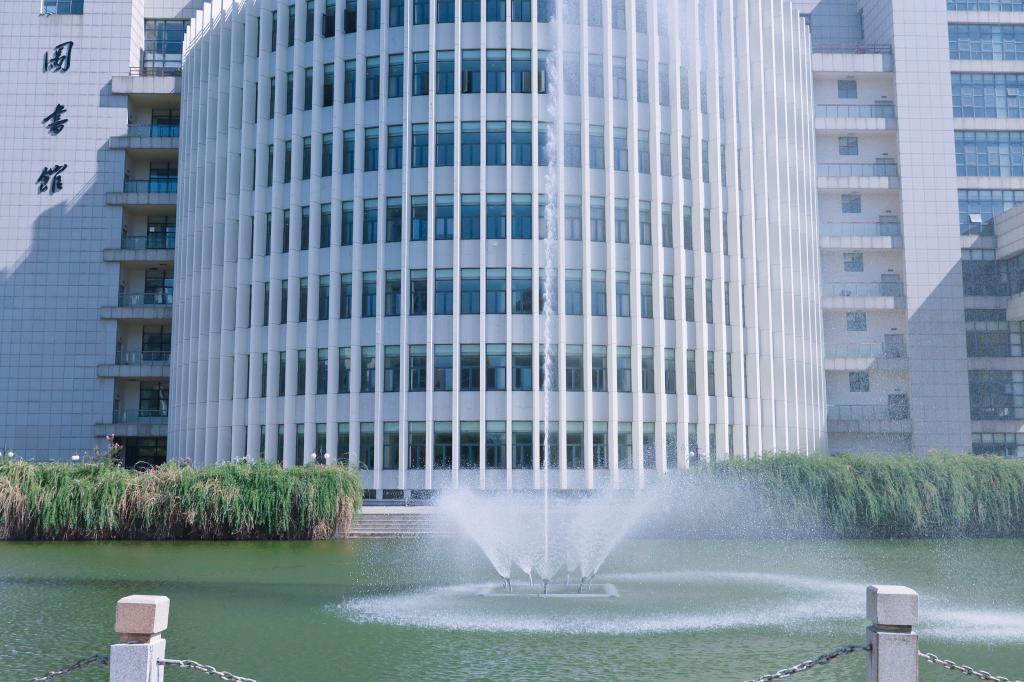
#> input picture img/imgae1.jpg, 1024 x 682 px
$ python main.py
#> lines starting #> are read from the running program, lines starting #| are printed output that depends on the picture
import cv2 as cv
import numpy as np
import matplotlib.pyplot as plt

# 读取输入图像
img = cv.imread('../img/imgae1.jpg')
#> img is the input picture: shape (682, 1024, 3); mean B, G, R 165.8, 148.7, 130.7
img_rgb = cv.cvtColor(img, cv.COLOR_BGR2RGB)  # 转换为RGB格式

# ----------------------- RGB空间操作 -----------------------
# 均值滤波
mean_filter_rgb = cv.blur(img_rgb, (5, 5))

# 拉普拉斯变换
# 先均值滤波，再拉普拉斯变换
laplacian_rgb = cv.Laplacian(mean_filter_rgb, cv.CV_64F)
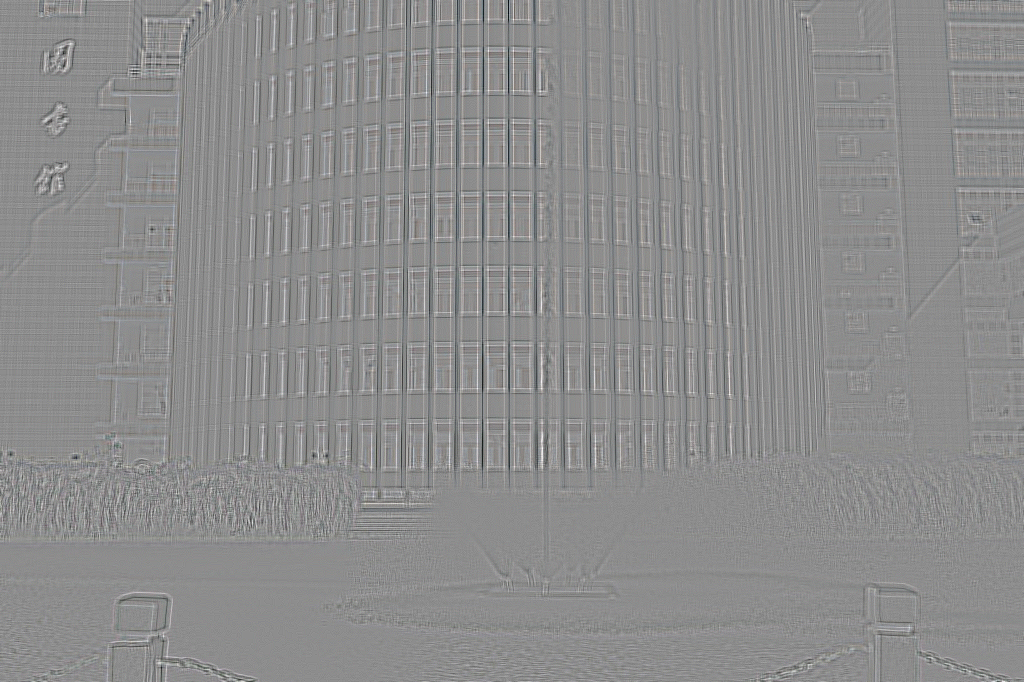
#> laplacian_rgb: shape (682, 1024, 3) float64; mean R, G, B 0, 0, 0; drawn with min black and max white

# # ----------------------- HSI空间操作 -----------------------
# 将图像从RGB转换为HSV（HSV是HSI的近似替代）
img_hsv = cv.cvtColor(img_rgb, cv.COLOR_RGB2HSV)
#> img_hsv: shape (682, 1024, 3); mean H, S, V 102.4, 62.7, 168

# 对强度分量进行均值滤波
H, S, V = cv.split(img_hsv)
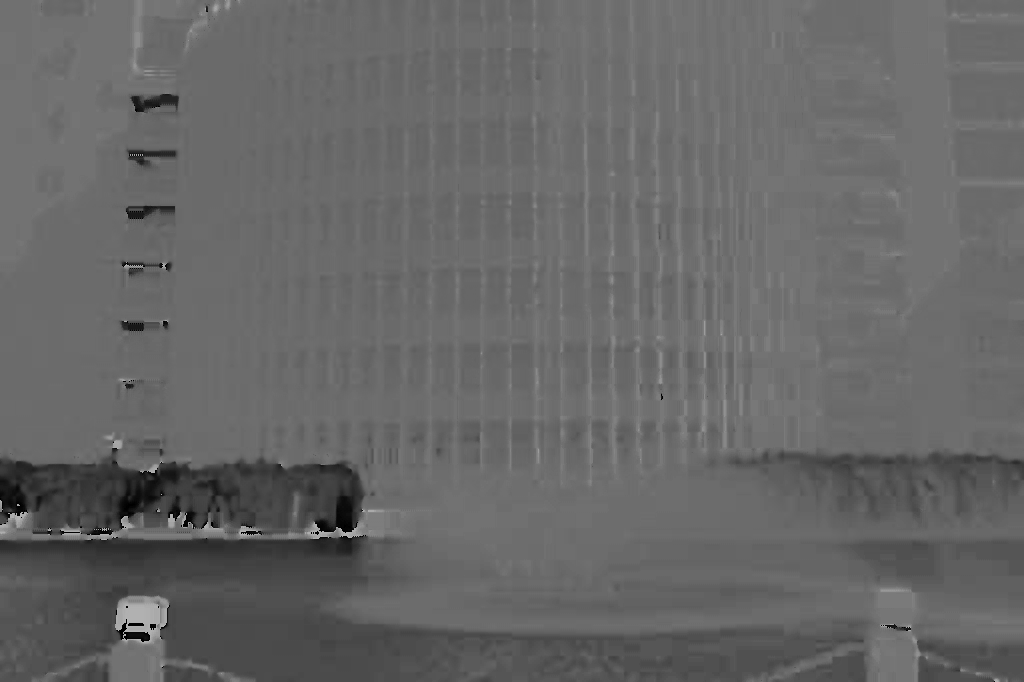
#> H: shape (682, 1024); min 0, max 179, mean 102.4
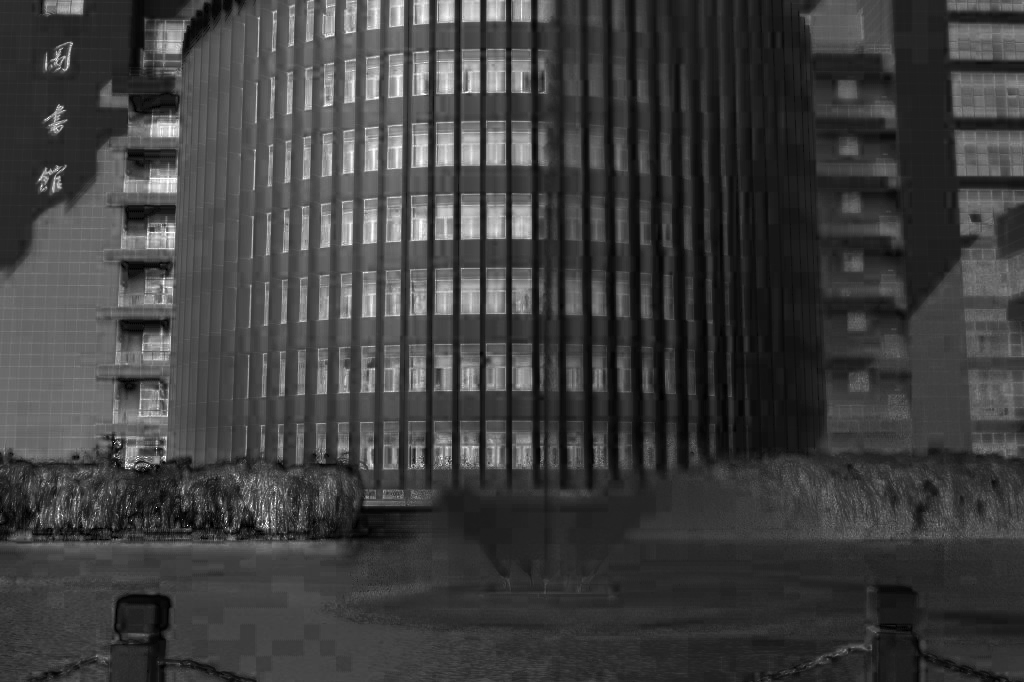
#> S: shape (682, 1024); min 0, max 255, mean 62.7
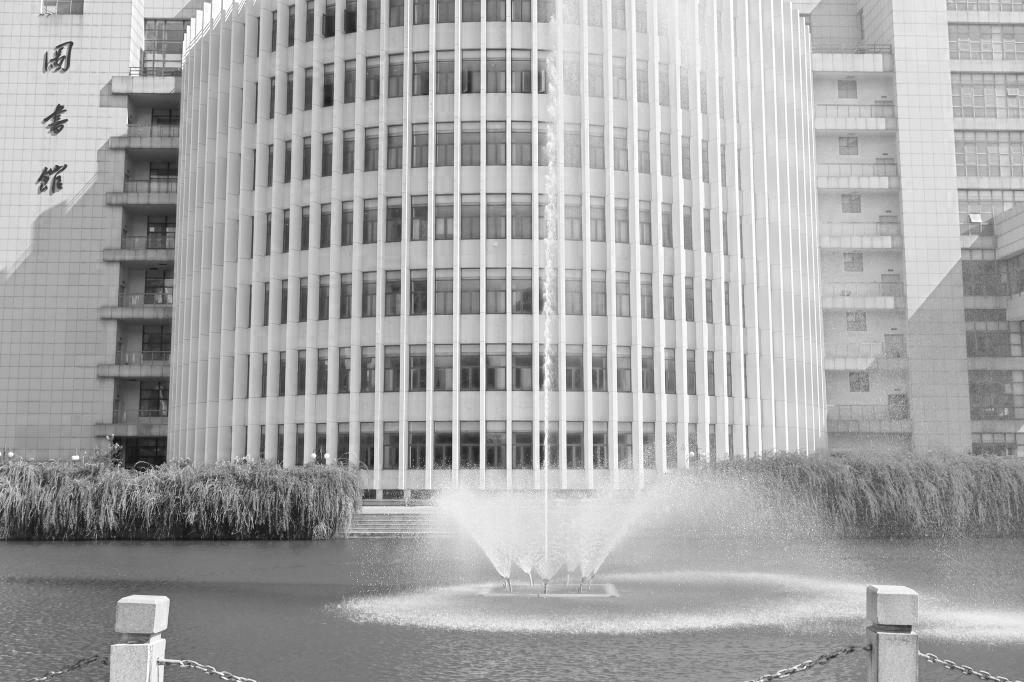
#> V: shape (682, 1024); min 1, max 255, mean 168

# # 将 H 和 S 转换为 float64 类型
# H = H.astype(np.float64)
# S = S.astype(np.float64)

mean_filter_V = cv.blur(V, (5, 5))

# 对均值滤波后的强度分量进行拉普拉斯变换
laplacian_V = cv.Laplacian(mean_filter_V, cv.CV_8U)
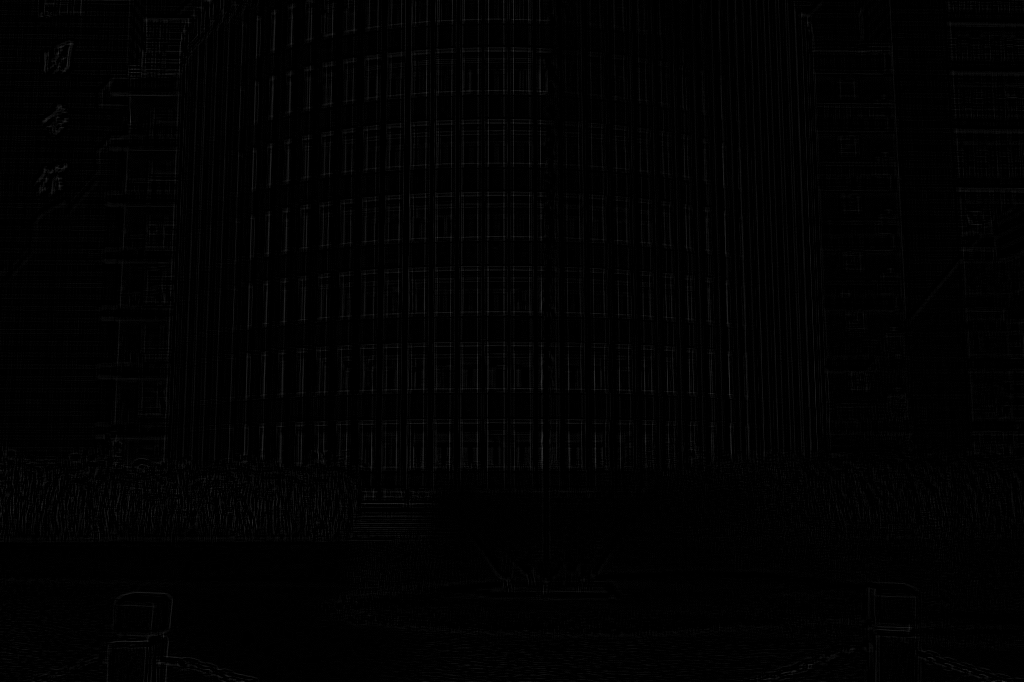
#> laplacian_V: shape (682, 1024); min 0, max 50, mean 1.7

# [8 lines of commented-out code are left out]
img_hsv_filtered = cv.merge([H, S, laplacian_V])
#> img_hsv_filtered: shape (682, 1024, 3); mean H, S, V 102.4, 62.7, 1.7

# 将处理后的图像从HSV转换回RGB
img_hsi_filtered = cv.cvtColor(img_hsv_filtered, cv.COLOR_HSV2RGB)

# ----------------------- 结果对比 -----------------------
# 显示原始图像、RGB处理结果和HSI处理结果
plt.figure(figsize=(12, 6))

plt.subplot(1, 3, 1)
plt.imshow(img_rgb)
plt.title('Original RGB Image')

plt.subplot(1, 3, 2)
plt.imshow(laplacian_rgb)
plt.title('Blur and Laplacian in RGB Space')

plt.subplot(1, 3, 3)
plt.imshow(img_hsi_filtered)
plt.title('Blur and Laplacian in HSI Space')

plt.savefig("../result/F/result.jpg")
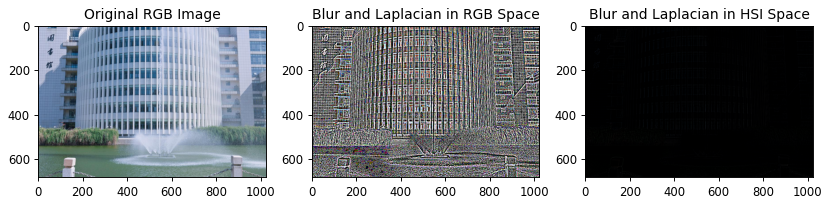
#> figure drawn by matplotlib, 3 panels
plt.show()

$ run again, with img/face1.jpg copied over img/imgae1.jpg
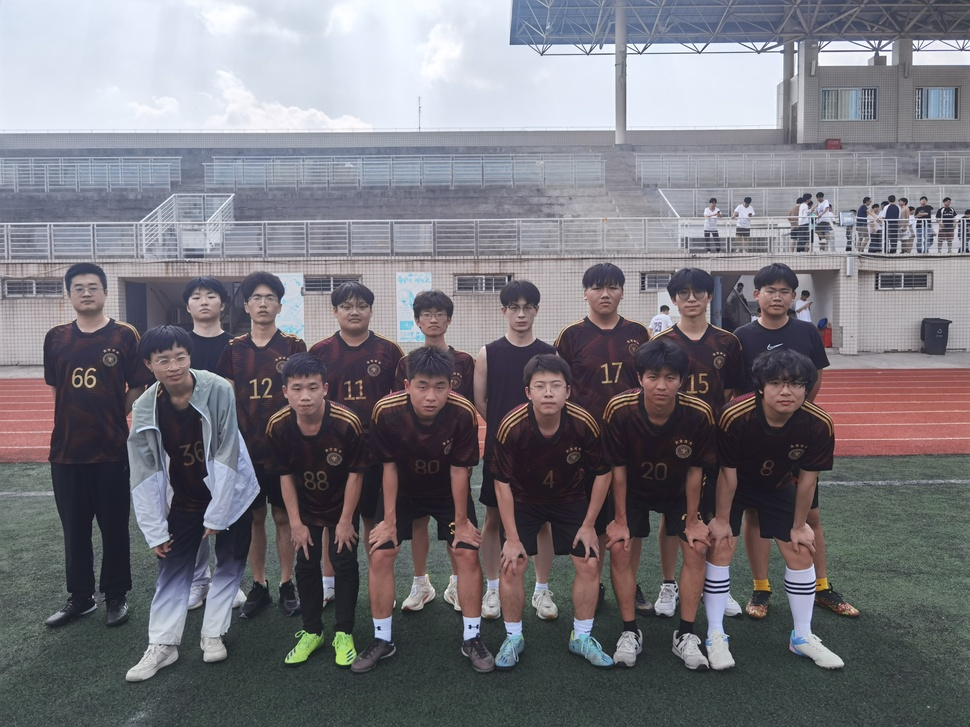
#> input picture img/face1.jpg, 970 x 727 px, shrunk from 4096 x 3072 before the run
#> img is the input picture: shape (727, 970, 3); mean B, G, R 123.2, 117.1, 118.8
#> img_hsv: shape (727, 970, 3); mean H, S, V 102.4, 39.5, 129.4
#> `H, S, V = cv.split(img_hsv)`:
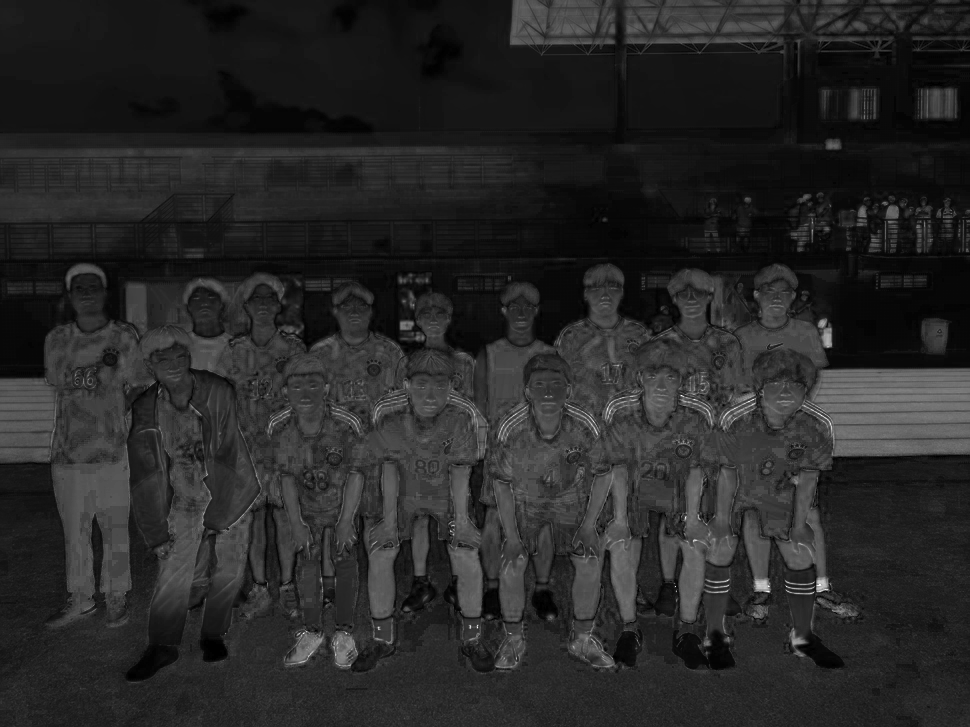
#> S: shape (727, 970); min 0, max 255, mean 39.5
#> img_hsv_filtered: shape (727, 970, 3); mean H, S, V 102.4, 39.5, 1.6
#> `plt.savefig("../result/F/result.jpg")`:
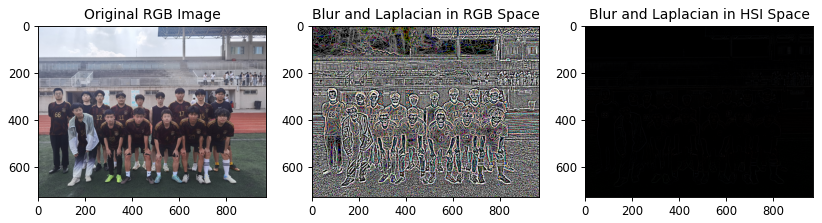
#> figure drawn by matplotlib, 3 panels

$ run again, with img/1.png saved as img/imgae1.jpg
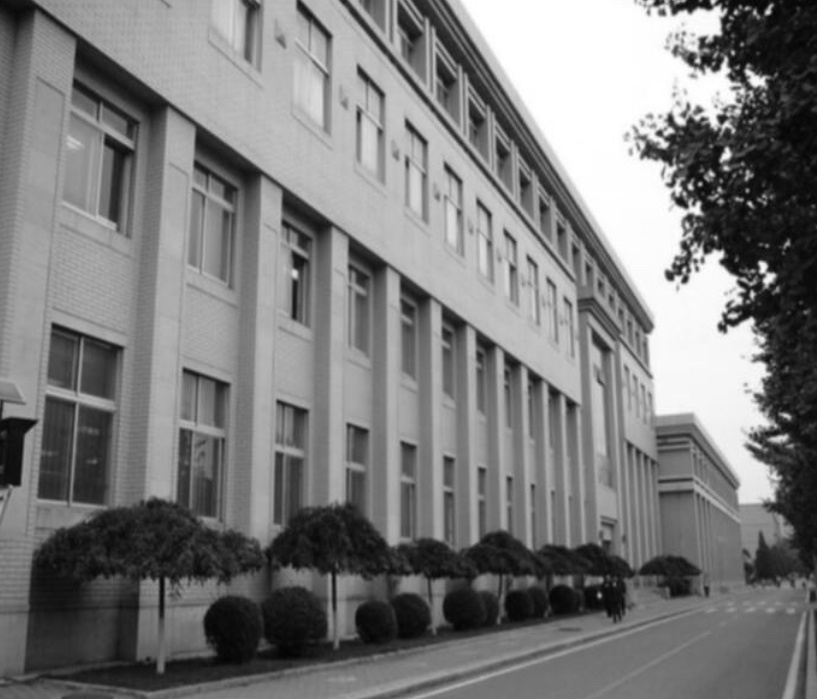
#> input picture img/1.png, 817 x 699 px
#> img is the input picture: shape (699, 817, 3); min 3, max 255, mean 123.3
#> img_hsv: shape (699, 817, 3); mean H, S, V 0, 0, 123.3
#> H: shape (699, 817); every value is 0
#> `laplacian_V = cv.Laplacian(mean_filter_V, cv.CV_8U)`:
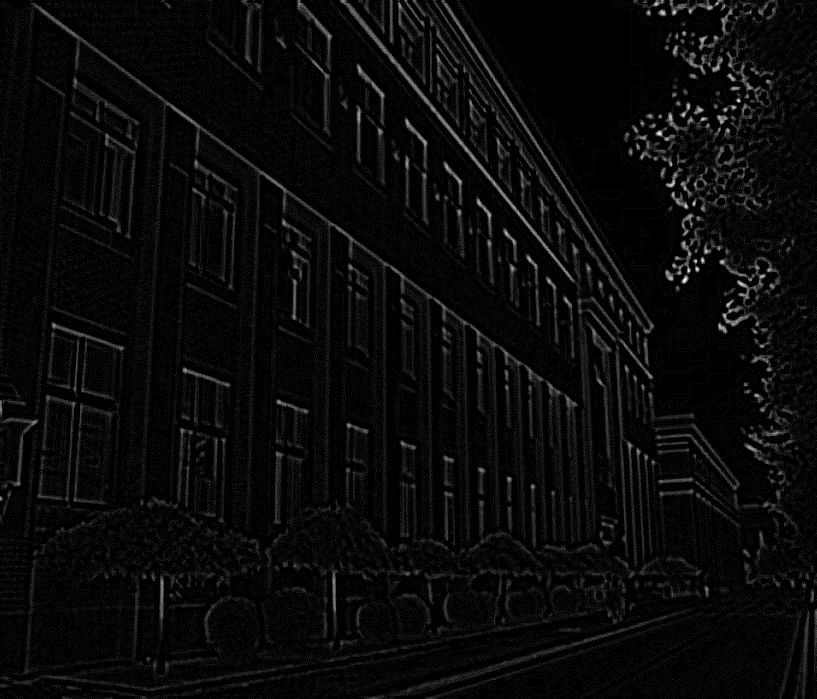
#> laplacian_V: shape (699, 817); min 0, max 32, mean 1.2; drawn with min black and max white
#> img_hsv_filtered: shape (699, 817, 3); mean H, S, V 0, 0, 1.2
#> `plt.savefig("../result/F/result.jpg")`:
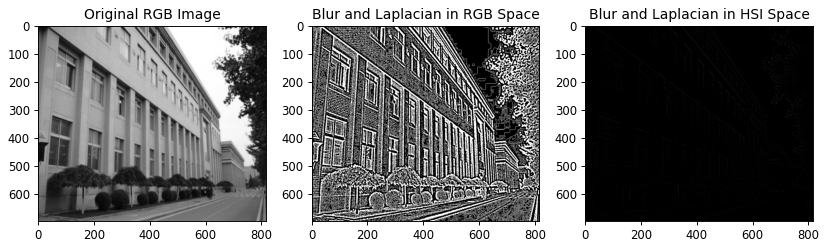
#> figure drawn by matplotlib, 3 panels
